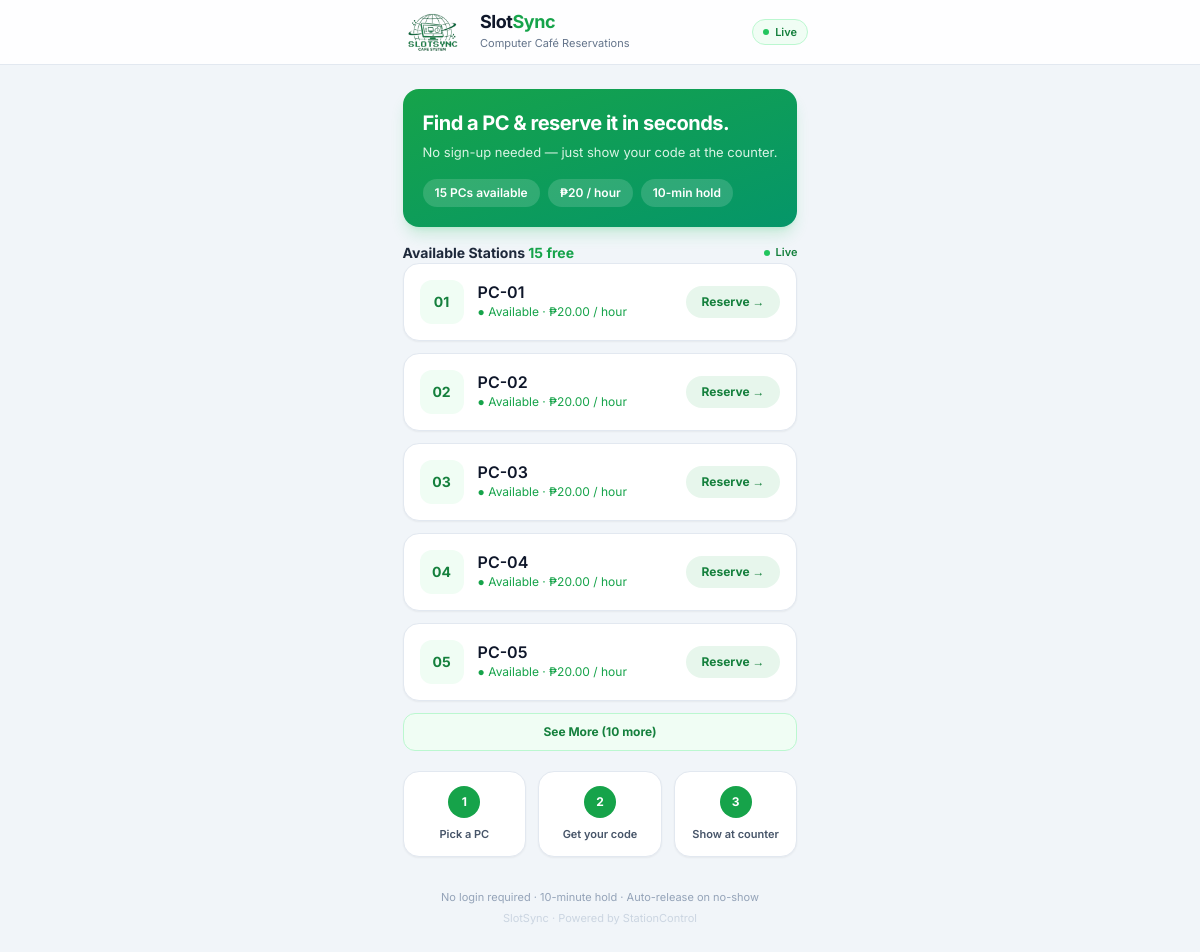
The page / on the database its author committed.
### slotsync/models.py (models this page shows, shortened)
class PC(models.Model):
    AVAILABLE = 'AVAILABLE'
    RESERVED = 'RESERVED'
    IN_USE = 'IN_USE'
    MAINTENANCE = 'MAINTENANCE'
    STATUS_CHOICES = [
        (AVAILABLE, 'Available'),
        (RESERVED, 'Reserved'),
        (IN_USE, 'In Use'),
        (MAINTENANCE, 'Maintenance'),
    ]
    name = models.CharField(
        max_length=20,
        unique=True,
    )
    hourly_rate = models.DecimalField(
        max_digits=6,
        decimal_places=2,
        default=Decimal('20.00'),
    )
    status = models.CharField(
        max_length=20,
        choices=STATUS_CHOICES,
        default=AVAILABLE,
    )
    created_at = models.DateTimeField(
        auto_now_add=True,
    )
    class Meta:
        ordering = ['name']

### slotsync/views.py (the view)
# urls.py: path('', views.home, name='home'),
def home(request):
    release_expired_reservations()
    return render(request, 'slotsync/home.html', {
        'pcs': _available_pcs(),
        'available_count': _available_pcs().count(),
    })

### slotsync/models.py (called while the page is built, shortened)
def release_expired_reservations():
    now = timezone.now()
    expired = list(
        Reservation.objects.filter(
            status=Reservation.ACTIVE,
            expires_at__lt=now,
        ).select_related('pc')
    )
    if not expired:
        return 0

### slotsync/views.py (called while the page is built)
def _available_pcs():
    return PC.objects.filter(status=PC.AVAILABLE)

### slotsync/templates/slotsync/home.html (shortened to what this page needs)
{% extends 'slotsync/base.html' %}
{% block content %}
<main class="max-w-md mx-auto px-4 py-6 space-y-4">
    <div class="rounded-2xl bg-gradient-to-br from-green-600 to-emerald-600 p-5 text-white shadow-lg shadow-green-500/20">
        <h1 class="text-xl font-bold tracking-tight">Find a PC &amp; reserve it in seconds.</h1>
        <p class="text-[13px] text-green-50/90 mt-1.5">No sign-up needed — just show your code at the counter.</p>
        <div class="flex flex-wrap gap-2 mt-4">
            <span class="text-xs font-semibold bg-white/15 rounded-full px-3 py-1.5">{{ available_count }} PCs available</span>
            <span class="text-xs font-semibold bg-white/15 rounded-full px-3 py-1.5">₱20 / hour</span>
            <span class="text-xs font-semibold bg-white/15 rounded-full px-3 py-1.5">10-min hold</span>
        </div>
    </div>
    <div hx-get="{% url 'slotsync:pc_list_partial' %}"
         hx-trigger="every 10s, customer-refresh from:body"
         hx-swap="innerHTML">
        {% include 'slotsync/partials/pc_list.html' %}
    </div>
    <div class="grid grid-cols-3 gap-3 pt-1">
        <div class="bg-white rounded-2xl border border-slate-200 shadow-sm p-3.5 text-center">
            <div class="w-8 h-8 mx-auto rounded-full bg-green-600 text-white flex items-center justify-center text-xs font-bold">1</div>
            <p class="text-[11px] font-semibold mt-2 text-slate-600">Pick a PC</p>
        </div>
        <div class="bg-white rounded-2xl border border-slate-200 shadow-sm p-3.5 text-center">
            <div class="w-8 h-8 mx-auto rounded-full bg-green-600 text-white flex items-center justify-center text-xs font-bold">2</div>
            <p class="text-[11px] font-semibold mt-2 text-slate-600">Get your code</p>
        </div>
        <div class="bg-white rounded-2xl border border-slate-200 shadow-sm p-3.5 text-center">
            <div class="w-8 h-8 mx-auto rounded-full bg-green-600 text-white flex items-center justify-center text-xs font-bold">3</div>
            <p class="text-[11px] font-semibold mt-2 text-slate-600">Show at counter</p>
        </div>
    </div>
</main>
{% endblock %}

### slotsync/templates/slotsync/base.html (shortened to what this page needs)
{% load static %}
<!DOCTYPE html>
<html lang="en">
<head>
    <script src="https://cdn.tailwindcss.com"></script>
</head>
<body class="bg-slate-100 font-sans text-slate-900 antialiased min-h-screen flex flex-col">
    <header class="sticky top-0 z-40 bg-white/90 backdrop-blur border-b border-slate-200">
        <div class="max-w-md mx-auto px-4 h-16 flex items-center justify-between">
            <div class="flex items-center gap-2">
                <img src="{% static 'slotsync/logo.png' %}" alt="SlotSync" class="w-20 h-20 rounded-xl object-contain"
                    onerror="this.style.display='none'; this.nextElementSibling.style.display='flex';">
                <div>
                    <p class="font-bold leading-none tracking-tight text-lg">
                        Slot<span class="text-green-600">Sync</span>
                    </p>
                    <p class="text-[11px] text-slate-500 mt-1">
                        Computer Café Reservations
                    </p>
                </div>
            </div>
            <span class="inline-flex items-center gap-1.5 rounded-full bg-green-50 border border-green-200 px-2.5 py-1">
                <span class="w-1.5 h-1.5 rounded-full bg-green-500 animate-pulse"></span>
                <span class="text-[11px] font-semibold text-green-700">Live</span>
            </span>
        </div>
    </header>
    {% block content %}{% endblock %}
    <footer class="max-w-md mx-auto px-4 pb-8 pt-2 text-center mt-auto">
        <p class="text-[11px] text-slate-400">No login required · 10-minute hold · Auto-release on no-show</p>
        <p class="text-[11px] text-slate-300 mt-1">SlotSync · Powered by StationControl</p>
    </footer>
</body>
</html>

### slotsync/templates/slotsync/partials/pc_list.html (shortened to what this page needs)
<div class="flex items-center justify-between">
    <h2 class="text-sm font-bold text-slate-800">
        Available Stations <span class="text-green-600">{{ available_count }} free</span>
    </h2>
    <span class="inline-flex items-center gap-1.5 text-[11px] font-semibold text-green-700">
        <span class="w-1.5 h-1.5 rounded-full bg-green-500 animate-pulse"></span> Live
    </span>
</div>
<div class="space-y-3">
    {% for pc in pcs %}
    <div class="pc-item bg-white rounded-2xl border border-slate-200 hover:border-green-300 hover:shadow-md shadow-sm p-4 flex items-center justify-between transition cursor-pointer"
         {% if forloop.counter > 5 %}data-extra="1" style="display:none"{% endif %}>
        <div class="flex items-center gap-3.5">
            <div class="w-11 h-11 rounded-xl font-bold flex items-center justify-center text-sm bg-green-50 text-green-700">
                {{ pc.name|slice:'3:' }}
            </div>
            <div>
                <p class="font-semibold leading-none">{{ pc.name }}</p>
                <p class="text-xs text-green-600 mt-1">● Available · ₱{{ pc.hourly_rate|floatformat:'2' }} / hour</p>
            </div>
        </div>
        <form method="post" action="{% url 'slotsync:reserve' pc.id %}" class="shrink-0">
            <button type="submit"
                    class="text-xs font-bold text-green-700 bg-green-600/10 rounded-full px-4 py-2 hover:bg-green-600 hover:text-white transition">
                Reserve →
            </button>
        </form>
    </div>
    {% empty %}
    <div class="bg-white rounded-2xl border border-slate-200 shadow-sm p-8 text-center">
        <p class="text-3xl mb-3">🔌</p>
        <p class="text-sm font-bold text-slate-700">All PCs are currently in use</p>
        <p class="text-xs text-slate-500 mt-1">Availability updates live — check back in a few minutes!</p>
    </div>
    {% endfor %}
</div>
{% if pcs|length > 5 %}
<button type="button" id="pc-toggle"
        data-collapsed-count="{{ pcs|length|add:'-5' }}"
        class="mt-3 w-full text-xs font-bold text-green-700 bg-green-50 border border-green-200 rounded-xl py-2.5 hover:bg-green-100 transition">
</button>
{% endif %}

### rows shown on the page
PC: name "01", name "PC-01", hourly_rate "20.00"
PC: name "02", name "PC-02", hourly_rate "20.00"
PC: name "03", name "PC-03", hourly_rate "20.00"
PC: name "04", name "PC-04", hourly_rate "20.00"
PC: name "05", name "PC-05", hourly_rate "20.00"

### other values the page prints
{{ available_count }} "15"
